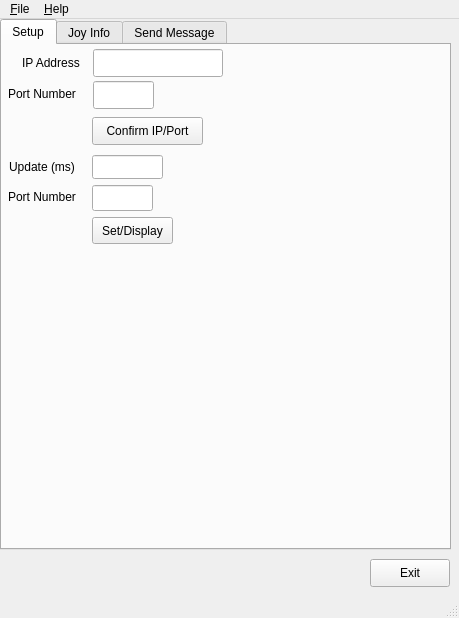
<?xml version="1.0" encoding="UTF-8"?>
<ui version="4.0">
 <class>txSectUDP</class>
 <widget class="QMainWindow" name="txSectUDP">
  <property name="geometry">
   <rect>
    <x>0</x>
    <y>0</y>
    <width>459</width>
    <height>618</height>
   </rect>
  </property>
  <property name="windowTitle">
   <string>UDP Transmission</string>
  </property>
  <widget class="QWidget" name="centralwidget">
   <widget class="QTabWidget" name="tabWidget">
    <property name="geometry">
     <rect>
      <x>0</x>
      <y>0</y>
      <width>451</width>
      <height>531</height>
     </rect>
    </property>
    <property name="currentIndex">
     <number>0</number>
    </property>
    <widget class="QWidget" name="tab">
     <attribute name="title">
      <string>Setup</string>
     </attribute>
     <widget class="QLabel" name="label_5">
      <property name="geometry">
       <rect>
        <x>6</x>
        <y>142</y>
        <width>81</width>
        <height>20</height>
       </rect>
      </property>
      <property name="text">
       <string>Port Number</string>
      </property>
     </widget>
     <widget class="QLineEdit" name="jsPortNo">
      <property name="geometry">
       <rect>
        <x>90</x>
        <y>140</y>
        <width>61</width>
        <height>26</height>
       </rect>
      </property>
      <property name="text">
       <string/>
      </property>
     </widget>
     <widget class="QLabel" name="label_8">
      <property name="geometry">
       <rect>
        <x>6</x>
        <y>39</y>
        <width>81</width>
        <height>20</height>
       </rect>
      </property>
      <property name="text">
       <string>Port Number</string>
      </property>
     </widget>
     <widget class="QLabel" name="label_9">
      <property name="geometry">
       <rect>
        <x>20</x>
        <y>8</y>
        <width>71</width>
        <height>20</height>
       </rect>
      </property>
      <property name="text">
       <string>IP Address</string>
      </property>
     </widget>
     <widget class="QPushButton" name="jsLocDisp">
      <property name="geometry">
       <rect>
        <x>90</x>
        <y>172</y>
        <width>81</width>
        <height>27</height>
       </rect>
      </property>
      <property name="text">
       <string>Set/Display</string>
      </property>
     </widget>
     <widget class="QLabel" name="label">
      <property name="geometry">
       <rect>
        <x>7</x>
        <y>111</y>
        <width>81</width>
        <height>21</height>
       </rect>
      </property>
      <property name="text">
       <string>Update (ms)</string>
      </property>
     </widget>
     <widget class="QLineEdit" name="jsUpRate">
      <property name="geometry">
       <rect>
        <x>90</x>
        <y>110</y>
        <width>71</width>
        <height>24</height>
       </rect>
      </property>
     </widget>
     <widget class="QLineEdit" name="IPaddr">
      <property name="geometry">
       <rect>
        <x>91</x>
        <y>4</y>
        <width>130</width>
        <height>28</height>
       </rect>
      </property>
      <property name="text">
       <string/>
      </property>
     </widget>
     <widget class="QLineEdit" name="txtPortNo">
      <property name="geometry">
       <rect>
        <x>91</x>
        <y>36</y>
        <width>61</width>
        <height>28</height>
       </rect>
      </property>
      <property name="text">
       <string/>
      </property>
     </widget>
     <widget class="QPushButton" name="confirmDetails">
      <property name="geometry">
       <rect>
        <x>90</x>
        <y>72</y>
        <width>111</width>
        <height>28</height>
       </rect>
      </property>
      <property name="text">
       <string>Confirm IP/Port</string>
      </property>
     </widget>
    </widget>
    <widget class="QWidget" name="tab_2">
     <attribute name="title">
      <string>Joy Info</string>
     </attribute>
     <widget class="QGroupBox" name="groupBox">
      <property name="geometry">
       <rect>
        <x>10</x>
        <y>0</y>
        <width>281</width>
        <height>121</height>
       </rect>
      </property>
      <property name="title">
       <string>Set Limits</string>
      </property>
      <widget class="QLineEdit" name="xMax">
       <property name="geometry">
        <rect>
         <x>50</x>
         <y>28</y>
         <width>71</width>
         <height>21</height>
        </rect>
       </property>
       <property name="font">
        <font>
         <pointsize>8</pointsize>
        </font>
       </property>
      </widget>
      <widget class="QLabel" name="label_20">
       <property name="geometry">
        <rect>
         <x>6</x>
         <y>88</y>
         <width>41</width>
         <height>21</height>
        </rect>
       </property>
       <property name="font">
        <font>
         <pointsize>8</pointsize>
        </font>
       </property>
       <property name="text">
        <string>Y Min</string>
       </property>
       <property name="alignment">
        <set>Qt::AlignRight|Qt::AlignTrailing|Qt::AlignVCenter</set>
       </property>
      </widget>
      <widget class="QLineEdit" name="xMin">
       <property name="geometry">
        <rect>
         <x>50</x>
         <y>48</y>
         <width>71</width>
         <height>21</height>
        </rect>
       </property>
       <property name="font">
        <font>
         <pointsize>8</pointsize>
        </font>
       </property>
      </widget>
      <widget class="QLabel" name="label_18">
       <property name="geometry">
        <rect>
         <x>6</x>
         <y>48</y>
         <width>41</width>
         <height>21</height>
        </rect>
       </property>
       <property name="font">
        <font>
         <pointsize>8</pointsize>
        </font>
       </property>
       <property name="text">
        <string>X Min</string>
       </property>
       <property name="alignment">
        <set>Qt::AlignRight|Qt::AlignTrailing|Qt::AlignVCenter</set>
       </property>
      </widget>
      <widget class="QLineEdit" name="yMax">
       <property name="geometry">
        <rect>
         <x>50</x>
         <y>68</y>
         <width>71</width>
         <height>21</height>
        </rect>
       </property>
       <property name="font">
        <font>
         <pointsize>8</pointsize>
        </font>
       </property>
      </widget>
      <widget class="QLineEdit" name="yMin">
       <property name="geometry">
        <rect>
         <x>50</x>
         <y>88</y>
         <width>71</width>
         <height>21</height>
        </rect>
       </property>
       <property name="font">
        <font>
         <pointsize>8</pointsize>
        </font>
       </property>
      </widget>
      <widget class="QLabel" name="label_19">
       <property name="geometry">
        <rect>
         <x>6</x>
         <y>68</y>
         <width>41</width>
         <height>21</height>
        </rect>
       </property>
       <property name="font">
        <font>
         <pointsize>8</pointsize>
        </font>
       </property>
       <property name="text">
        <string>Y Max</string>
       </property>
       <property name="alignment">
        <set>Qt::AlignRight|Qt::AlignTrailing|Qt::AlignVCenter</set>
       </property>
      </widget>
      <widget class="QLabel" name="label_17">
       <property name="geometry">
        <rect>
         <x>6</x>
         <y>28</y>
         <width>41</width>
         <height>21</height>
        </rect>
       </property>
       <property name="font">
        <font>
         <pointsize>8</pointsize>
        </font>
       </property>
       <property name="text">
        <string>X Max</string>
       </property>
       <property name="alignment">
        <set>Qt::AlignRight|Qt::AlignTrailing|Qt::AlignVCenter</set>
       </property>
      </widget>
      <widget class="QPushButton" name="recJsCal">
       <property name="geometry">
        <rect>
         <x>140</x>
         <y>50</y>
         <width>121</width>
         <height>41</height>
        </rect>
       </property>
       <property name="font">
        <font>
         <pointsize>11</pointsize>
        </font>
       </property>
       <property name="text">
        <string>Record Range</string>
       </property>
      </widget>
     </widget>
     <widget class="QGroupBox" name="groupBox_2">
      <property name="geometry">
       <rect>
        <x>300</x>
        <y>0</y>
        <width>141</width>
        <height>121</height>
       </rect>
      </property>
      <property name="title">
       <string>Restricted View</string>
      </property>
      <widget class="QLCDNumber" name="jsSendDisp_y">
       <property name="geometry">
        <rect>
         <x>10</x>
         <y>70</y>
         <width>101</width>
         <height>41</height>
        </rect>
       </property>
       <property name="font">
        <font>
         <weight>50</weight>
         <bold>false</bold>
         <kerning>true</kerning>
        </font>
       </property>
       <property name="segmentStyle">
        <enum>QLCDNumber::Filled</enum>
       </property>
      </widget>
      <widget class="QLCDNumber" name="jsSendDisp_x">
       <property name="geometry">
        <rect>
         <x>10</x>
         <y>20</y>
         <width>101</width>
         <height>41</height>
        </rect>
       </property>
       <property name="font">
        <font>
         <weight>50</weight>
         <bold>false</bold>
         <kerning>true</kerning>
        </font>
       </property>
       <property name="segmentStyle">
        <enum>QLCDNumber::Filled</enum>
       </property>
      </widget>
      <widget class="QLabel" name="label_15">
       <property name="geometry">
        <rect>
         <x>120</x>
         <y>80</y>
         <width>21</width>
         <height>21</height>
        </rect>
       </property>
       <property name="font">
        <font>
         <pointsize>18</pointsize>
        </font>
       </property>
       <property name="text">
        <string>Y</string>
       </property>
      </widget>
      <widget class="QLabel" name="label_16">
       <property name="geometry">
        <rect>
         <x>120</x>
         <y>30</y>
         <width>21</width>
         <height>21</height>
        </rect>
       </property>
       <property name="font">
        <font>
         <pointsize>18</pointsize>
        </font>
       </property>
       <property name="text">
        <string>X</string>
       </property>
      </widget>
     </widget>
     <widget class="QGroupBox" name="groupBox_3">
      <property name="geometry">
       <rect>
        <x>10</x>
        <y>130</y>
        <width>431</width>
        <height>371</height>
       </rect>
      </property>
      <property name="title">
       <string>Joystick Setup and Performance</string>
      </property>
      <widget class="QProgressBar" name="jsPosX">
       <property name="geometry">
        <rect>
         <x>30</x>
         <y>340</y>
         <width>391</width>
         <height>21</height>
        </rect>
       </property>
       <property name="value">
        <number>50</number>
       </property>
       <property name="alignment">
        <set>Qt::AlignCenter</set>
       </property>
       <property name="textVisible">
        <bool>true</bool>
       </property>
      </widget>
      <widget class="QLCDNumber" name="jsTestDisp_y">
       <property name="geometry">
        <rect>
         <x>110</x>
         <y>160</y>
         <width>101</width>
         <height>41</height>
        </rect>
       </property>
       <property name="segmentStyle">
        <enum>QLCDNumber::Filled</enum>
       </property>
      </widget>
      <widget class="QLCDNumber" name="jsTestDisp_x">
       <property name="geometry">
        <rect>
         <x>110</x>
         <y>100</y>
         <width>101</width>
         <height>41</height>
        </rect>
       </property>
       <property name="layoutDirection">
        <enum>Qt::LeftToRight</enum>
       </property>
       <property name="smallDecimalPoint">
        <bool>false</bool>
       </property>
       <property name="segmentStyle">
        <enum>QLCDNumber::Filled</enum>
       </property>
      </widget>
      <widget class="QLabel" name="label_7">
       <property name="geometry">
        <rect>
         <x>240</x>
         <y>170</y>
         <width>21</width>
         <height>21</height>
        </rect>
       </property>
       <property name="font">
        <font>
         <pointsize>18</pointsize>
        </font>
       </property>
       <property name="text">
        <string>Y</string>
       </property>
      </widget>
      <widget class="QLabel" name="label_6">
       <property name="geometry">
        <rect>
         <x>238</x>
         <y>105</y>
         <width>21</width>
         <height>31</height>
        </rect>
       </property>
       <property name="font">
        <font>
         <pointsize>18</pointsize>
        </font>
       </property>
       <property name="text">
        <string>X</string>
       </property>
      </widget>
     </widget>
     <widget class="QProgressBar" name="jsPosY">
      <property name="geometry">
       <rect>
        <x>20</x>
        <y>160</y>
        <width>21</width>
        <height>311</height>
       </rect>
      </property>
      <property name="autoFillBackground">
       <bool>false</bool>
      </property>
      <property name="value">
       <number>50</number>
      </property>
      <property name="alignment">
       <set>Qt::AlignCenter</set>
      </property>
      <property name="textVisible">
       <bool>true</bool>
      </property>
      <property name="orientation">
       <enum>Qt::Vertical</enum>
      </property>
      <property name="invertedAppearance">
       <bool>false</bool>
      </property>
      <property name="textDirection">
       <enum>QProgressBar::TopToBottom</enum>
      </property>
     </widget>
    </widget>
    <widget class="QWidget" name="tab_3">
     <attribute name="title">
      <string>Send Message</string>
     </attribute>
     <widget class="QPushButton" name="jsRateSend">
      <property name="geometry">
       <rect>
        <x>140</x>
        <y>190</y>
        <width>111</width>
        <height>27</height>
       </rect>
      </property>
      <property name="text">
       <string>Send Joystick</string>
      </property>
     </widget>
     <widget class="QTextBrowser" name="outDisp">
      <property name="geometry">
       <rect>
        <x>100</x>
        <y>40</y>
        <width>151</width>
        <height>141</height>
       </rect>
      </property>
     </widget>
     <widget class="QLineEdit" name="textEnterUDP">
      <property name="geometry">
       <rect>
        <x>3</x>
        <y>10</y>
        <width>251</width>
        <height>26</height>
       </rect>
      </property>
     </widget>
     <widget class="QTextBrowser" name="orgDatagram">
      <property name="geometry">
       <rect>
        <x>3</x>
        <y>40</y>
        <width>91</width>
        <height>141</height>
       </rect>
      </property>
     </widget>
     <widget class="QPushButton" name="timedTxUDPstop">
      <property name="geometry">
       <rect>
        <x>3</x>
        <y>280</y>
        <width>141</width>
        <height>28</height>
       </rect>
      </property>
      <property name="text">
       <string>Stop Timed Sending</string>
      </property>
     </widget>
     <widget class="QPushButton" name="timedTxUDP">
      <property name="geometry">
       <rect>
        <x>4</x>
        <y>190</y>
        <width>121</width>
        <height>28</height>
       </rect>
      </property>
      <property name="text">
       <string>Send UDP (10Hz)</string>
      </property>
     </widget>
     <widget class="QPushButton" name="sendUDP">
      <property name="geometry">
       <rect>
        <x>4</x>
        <y>220</y>
        <width>121</width>
        <height>28</height>
       </rect>
      </property>
      <property name="text">
       <string>Send UDP</string>
      </property>
     </widget>
     <widget class="QPushButton" name="clearUDP">
      <property name="geometry">
       <rect>
        <x>4</x>
        <y>250</y>
        <width>121</width>
        <height>28</height>
       </rect>
      </property>
      <property name="text">
       <string>Clear UDP</string>
      </property>
     </widget>
    </widget>
   </widget>
   <widget class="QPushButton" name="closeBtn">
    <property name="geometry">
     <rect>
      <x>370</x>
      <y>540</y>
      <width>80</width>
      <height>28</height>
     </rect>
    </property>
    <property name="text">
     <string>Exit</string>
    </property>
   </widget>
  </widget>
  <widget class="QMenuBar" name="menubar">
   <property name="geometry">
    <rect>
     <x>0</x>
     <y>0</y>
     <width>459</width>
     <height>26</height>
    </rect>
   </property>
   <widget class="QMenu" name="menuFile">
    <property name="title">
     <string>&amp;File</string>
    </property>
    <addaction name="actionExit"/>
   </widget>
   <widget class="QMenu" name="menuHelp">
    <property name="title">
     <string>&amp;Help</string>
    </property>
    <addaction name="actionAbout"/>
   </widget>
   <addaction name="menuFile"/>
   <addaction name="menuHelp"/>
  </widget>
  <widget class="QStatusBar" name="statusbar"/>
  <action name="actionAbout">
   <property name="text">
    <string>&amp;About</string>
   </property>
  </action>
  <action name="actionExit">
   <property name="text">
    <string>E&amp;xit</string>
   </property>
  </action>
 </widget>
 <resources/>
 <connections/>
</ui>
